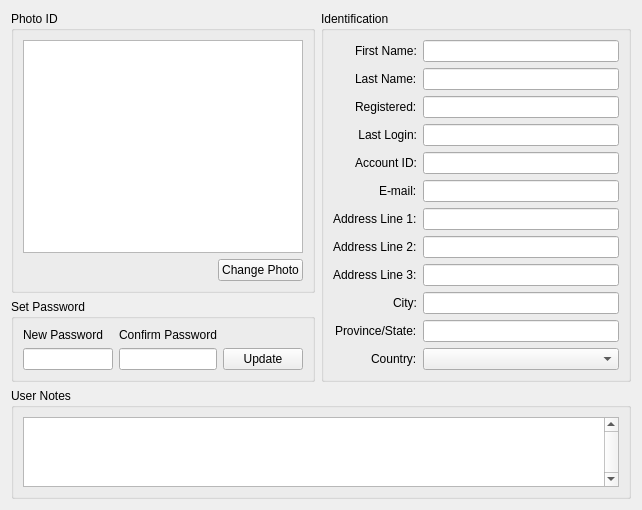
<?xml version="1.0" encoding="UTF-8"?>
<ui version="4.0">
 <class>AccountInfoWidget</class>
 <widget class="QWidget" name="AccountInfoWidget">
  <property name="geometry">
   <rect>
    <x>0</x>
    <y>0</y>
    <width>642</width>
    <height>508</height>
   </rect>
  </property>
  <property name="windowTitle">
   <string>Account Info</string>
  </property>
  <layout class="QVBoxLayout" name="verticalLayout">
   <item>
    <layout class="QHBoxLayout" name="m_identificationLayout" stretch="9,10">
     <property name="leftMargin">
      <number>0</number>
     </property>
     <item>
      <layout class="QVBoxLayout" name="m_credentialsLayout">
       <item>
        <widget class="QGroupBox" name="m_photoIdGroup">
         <property name="title">
          <string>Photo ID</string>
         </property>
         <layout class="QVBoxLayout" name="verticalLayout_20">
          <item>
           <widget class="QGraphicsView" name="m_photoIdView"/>
          </item>
          <item>
           <layout class="QHBoxLayout" name="m_photoButtonLayout">
            <item>
             <spacer name="m_photoButtonSpacer">
              <property name="orientation">
               <enum>Qt::Horizontal</enum>
              </property>
              <property name="sizeHint" stdset="0">
               <size>
                <width>40</width>
                <height>20</height>
               </size>
              </property>
             </spacer>
            </item>
            <item>
             <widget class="QPushButton" name="m_changePhotoButton">
              <property name="text">
               <string>Change Photo</string>
              </property>
             </widget>
            </item>
           </layout>
          </item>
         </layout>
        </widget>
       </item>
       <item>
        <widget class="QGroupBox" name="m_passwordGroup">
         <property name="title">
          <string>Set Password</string>
         </property>
         <layout class="QVBoxLayout" name="verticalLayout_21">
          <item>
           <layout class="QGridLayout" name="m_passwordLayout" columnstretch="0,0,0" columnminimumwidth="0,0,0">
            <property name="sizeConstraint">
             <enum>QLayout::SetMinimumSize</enum>
            </property>
            <item row="0" column="1">
             <widget class="QLabel" name="m_confirmPasswordLabel">
              <property name="text">
               <string>Confirm Password</string>
              </property>
             </widget>
            </item>
            <item row="1" column="0">
             <widget class="QLineEdit" name="m_newPasswordInput">
              <property name="minimumSize">
               <size>
                <width>90</width>
                <height>0</height>
               </size>
              </property>
              <property name="echoMode">
               <enum>QLineEdit::Password</enum>
              </property>
             </widget>
            </item>
            <item row="1" column="1">
             <widget class="QLineEdit" name="m_confirmPasswordInput">
              <property name="minimumSize">
               <size>
                <width>90</width>
                <height>0</height>
               </size>
              </property>
              <property name="echoMode">
               <enum>QLineEdit::Password</enum>
              </property>
             </widget>
            </item>
            <item row="1" column="2">
             <widget class="QPushButton" name="m_updatePasswordButton">
              <property name="text">
               <string>Update</string>
              </property>
             </widget>
            </item>
            <item row="0" column="0">
             <widget class="QLabel" name="m_newPasswordLabel">
              <property name="text">
               <string>New Password</string>
              </property>
             </widget>
            </item>
           </layout>
          </item>
         </layout>
        </widget>
       </item>
      </layout>
     </item>
     <item>
      <widget class="QGroupBox" name="m_identificationGroupBox">
       <property name="title">
        <string>Identification</string>
       </property>
       <layout class="QFormLayout" name="formLayout">
        <property name="fieldGrowthPolicy">
         <enum>QFormLayout::AllNonFixedFieldsGrow</enum>
        </property>
        <property name="labelAlignment">
         <set>Qt::AlignRight|Qt::AlignTrailing|Qt::AlignVCenter</set>
        </property>
        <item row="0" column="0">
         <widget class="QLabel" name="m_firstNameLabel">
          <property name="text">
           <string>First Name:</string>
          </property>
         </widget>
        </item>
        <item row="0" column="1">
         <widget class="QLineEdit" name="m_firstNameInput"/>
        </item>
        <item row="1" column="0">
         <widget class="QLabel" name="m_lastNameLabel">
          <property name="text">
           <string>Last Name:</string>
          </property>
         </widget>
        </item>
        <item row="1" column="1">
         <widget class="QLineEdit" name="m_lastNameInput"/>
        </item>
        <item row="2" column="0">
         <widget class="QLabel" name="m_registeredLabel">
          <property name="text">
           <string>Registered:</string>
          </property>
         </widget>
        </item>
        <item row="2" column="1">
         <widget class="QLineEdit" name="m_registeredInput">
          <property name="readOnly">
           <bool>true</bool>
          </property>
         </widget>
        </item>
        <item row="3" column="0">
         <widget class="QLabel" name="m_lastLoginLabel">
          <property name="sizePolicy">
           <sizepolicy hsizetype="Preferred" vsizetype="Preferred">
            <horstretch>0</horstretch>
            <verstretch>0</verstretch>
           </sizepolicy>
          </property>
          <property name="minimumSize">
           <size>
            <width>0</width>
            <height>0</height>
           </size>
          </property>
          <property name="text">
           <string>Last Login:</string>
          </property>
          <property name="scaledContents">
           <bool>false</bool>
          </property>
          <property name="alignment">
           <set>Qt::AlignRight|Qt::AlignTrailing|Qt::AlignVCenter</set>
          </property>
         </widget>
        </item>
        <item row="3" column="1">
         <widget class="QLineEdit" name="m_lastLoginInput">
          <property name="readOnly">
           <bool>true</bool>
          </property>
         </widget>
        </item>
        <item row="4" column="0">
         <widget class="QLabel" name="m_accountIdLabel">
          <property name="text">
           <string>Account ID:</string>
          </property>
         </widget>
        </item>
        <item row="4" column="1">
         <widget class="QLineEdit" name="m_accountIdInput">
          <property name="readOnly">
           <bool>true</bool>
          </property>
         </widget>
        </item>
        <item row="5" column="0">
         <widget class="QLabel" name="m_emailLabel">
          <property name="text">
           <string>E-mail:</string>
          </property>
         </widget>
        </item>
        <item row="5" column="1">
         <widget class="QLineEdit" name="m_emailInput"/>
        </item>
        <item row="6" column="0">
         <widget class="QLabel" name="m_addressLineOneLabel">
          <property name="text">
           <string>Address Line 1:</string>
          </property>
         </widget>
        </item>
        <item row="6" column="1">
         <widget class="QLineEdit" name="m_addressLineOneInput"/>
        </item>
        <item row="7" column="0">
         <widget class="QLabel" name="m_addressLineTwoLabel">
          <property name="text">
           <string>Address Line 2:</string>
          </property>
         </widget>
        </item>
        <item row="7" column="1">
         <widget class="QLineEdit" name="m_addressLineTwoInput"/>
        </item>
        <item row="8" column="0">
         <widget class="QLabel" name="m_addressLineThreeLabel">
          <property name="text">
           <string>Address Line 3:</string>
          </property>
         </widget>
        </item>
        <item row="8" column="1">
         <widget class="QLineEdit" name="m_addressLineThreeInput"/>
        </item>
        <item row="9" column="0">
         <widget class="QLabel" name="m_cityLabel">
          <property name="text">
           <string>City:</string>
          </property>
         </widget>
        </item>
        <item row="9" column="1">
         <widget class="QLineEdit" name="m_cityInput"/>
        </item>
        <item row="10" column="0">
         <widget class="QLabel" name="m_provinceLabel">
          <property name="text">
           <string>Province/State:</string>
          </property>
         </widget>
        </item>
        <item row="10" column="1">
         <widget class="QLineEdit" name="m_provinceInput"/>
        </item>
        <item row="11" column="0">
         <widget class="QLabel" name="m_countryLabel">
          <property name="text">
           <string>Country:</string>
          </property>
         </widget>
        </item>
        <item row="11" column="1">
         <widget class="QComboBox" name="m_countryInput"/>
        </item>
       </layout>
      </widget>
     </item>
    </layout>
   </item>
   <item>
    <widget class="QGroupBox" name="m_userNotesLayout">
     <property name="title">
      <string>User Notes</string>
     </property>
     <layout class="QVBoxLayout" name="verticalLayout_2">
      <item>
       <widget class="QPlainTextEdit" name="m_userNotesInput">
        <property name="verticalScrollBarPolicy">
         <enum>Qt::ScrollBarAlwaysOn</enum>
        </property>
       </widget>
      </item>
     </layout>
    </widget>
   </item>
  </layout>
 </widget>
 <tabstops>
  <tabstop>m_firstNameInput</tabstop>
  <tabstop>m_lastNameInput</tabstop>
  <tabstop>m_registeredInput</tabstop>
  <tabstop>m_lastLoginInput</tabstop>
  <tabstop>m_accountIdInput</tabstop>
  <tabstop>m_emailInput</tabstop>
  <tabstop>m_addressLineOneInput</tabstop>
  <tabstop>m_addressLineTwoInput</tabstop>
  <tabstop>m_addressLineThreeInput</tabstop>
  <tabstop>m_cityInput</tabstop>
  <tabstop>m_provinceInput</tabstop>
  <tabstop>m_countryInput</tabstop>
  <tabstop>m_userNotesInput</tabstop>
 </tabstops>
 <resources/>
 <connections/>
</ui>
